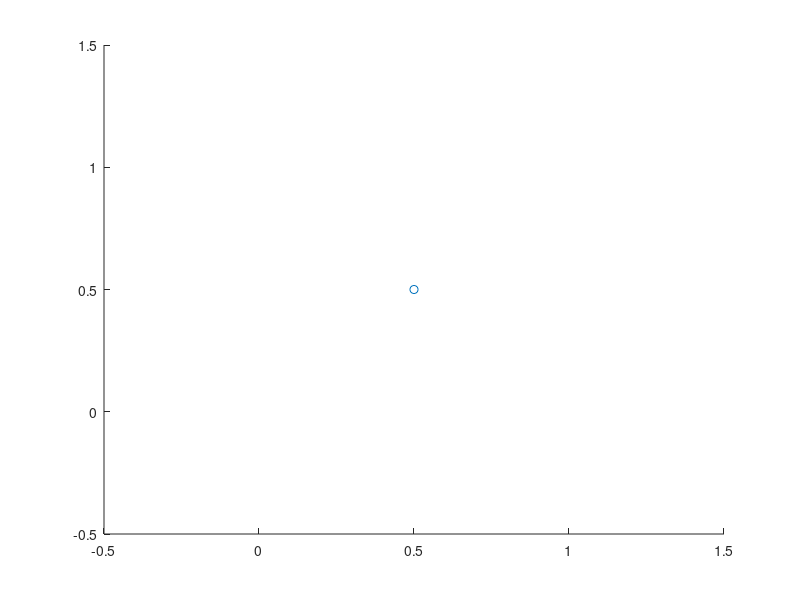

Here is the MATLAB script that generated this plot: (Note: this script raises an error after producing the figure.)
close all

n=4;
x=linspace(0,1,n+1);
y=linspace(0,1,n+1);
initial=[0.5,0.5,0];

u=[-0.3,-0.15,0,0.15,0.3];

X=[];
for i=1:n+1
    for j=1:n+1
        X=[X;x(i),x(j),0];
    end
end
car_x=initial;
figure(1)

scatter(car_x(1),car_x(2));
axis([-0.5 1.5 -0.5 1.5]);
hold on
for i=1:1000
    rand_state=rand(2,1);
    dist=1000;
    for j=1:5
        car_next_=car(car_x,u(j));
        car_next__=car(car_next_,u(j));
        dist_=norm(rand_state-car_next__(1:2));
        if dist_<dist
            dist=dist_;
            record=j;
            car_next=car_next_;
        end
        
    end
    car_x=car_next;
    scatter(car_x(1),car_x(2));
    drawnow;
end